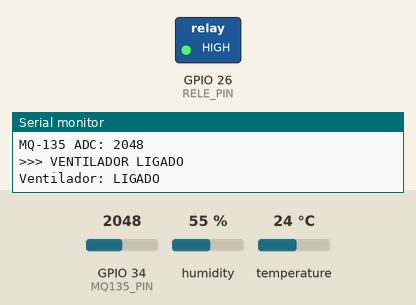
A sketch run on a simulated ESP32. On the bench: switched loads named in the sketch (green lamp = pin HIGH), the last lines printed to the serial monitor. The test bench sets the inputs (shaded band); at power-on: GPIO 34 (MQ135_PIN) = 2048, humidity 55 %, temperature 24 °C. WiFi joins after 1.5 s; servers stay silent unless stated; random numbers use the default seed unless the sketch sets one; no MQTT or app messages arrive unless stated.

Above: at 3.7 s.
3.8 s: GPIO 34 (MQ135_PIN) set to 40
6.5 s: GPIO 34 (MQ135_PIN) set to 31
At 7.3 s:
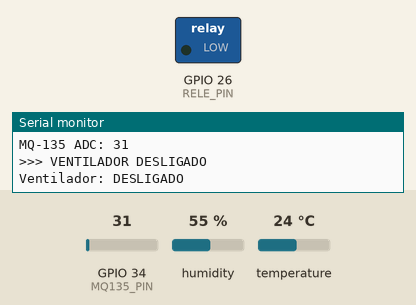
9.2 s: GPIO 34 (MQ135_PIN) set to 175
At 11.2 s:
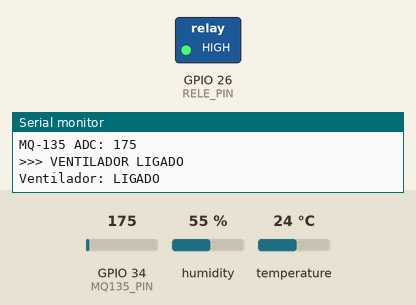
12.1 s: GPIO 34 (MQ135_PIN) set to 5
At 13.3 s:
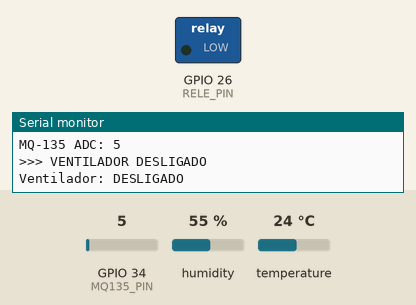
Timing chart, 0 to 15.1 s (numbered marks = the images above; inputs shaded):
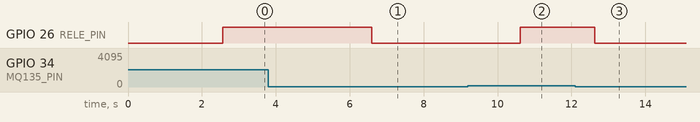

Measured:
- the behaviour switches between 36 and 35 on GPIO 34 (MQ135_PIN) (found by bisection; images 0 and 1)
- after the input at 6.5 s, GPIO 26 (RELE_PIN): HIGH → LOW after 0.09 s
- after the input at 9.2 s, GPIO 26 (RELE_PIN): LOW → HIGH after 1.4 s
- after the input at 12.1 s, GPIO 26 (RELE_PIN): HIGH → LOW after 0.53 s

The sketch:

projeto_qualidade_ar_final.ino
```cpp
#include <WiFi.h>
#include <PubSubClient.h>
#include <DHT.h>

// =====================================================
// CONFIGURAÇÃO DOS PINOS
// =====================================================

#define DHT_PIN 4
#define DHT_TYPE DHT22

#define MQ135_PIN 34
#define RELE_PIN 26

#define RELE_LIGADO HIGH
#define RELE_DESLIGADO LOW

// =====================================================
// LIMITES DO MQ-135
// =====================================================

// Histerese:
// >= 45 -> liga ventilador
// <= 35 -> desliga ventilador

const int LIMITE_LIGAR = 45;
const int LIMITE_DESLIGAR = 35;

// =====================================================
// WI-FI
// =====================================================

// Preencha com os dados da rede utilizada.
// Não publique sua senha real no GitHub.

const char* ssid = "SEU_WIFI";
const char* password = "SUA_SENHA";

// =====================================================
// MQTT
// =====================================================

const char* mqtt_server = "broker.hivemq.com";
const int mqtt_port = 1883;

const char* topic_temperatura =
  "mackenzie/iot/projeto_ar/temperatura";

const char* topic_umidade =
  "mackenzie/iot/projeto_ar/umidade";

const char* topic_mq135 =
  "mackenzie/iot/projeto_ar/mq135";

const char* topic_ventilador =
  "mackenzie/iot/projeto_ar/ventilador";

// =====================================================
// OBJETOS
// =====================================================

WiFiClient espClient;
PubSubClient client(espClient);
DHT dht(DHT_PIN, DHT_TYPE);

// Estado do ventilador
bool ventiladorLigado = false;

// =====================================================
// CONEXÃO WI-FI
// =====================================================

void conectarWiFi() {

  Serial.print("Conectando ao Wi-Fi");

  WiFi.begin(ssid, password);

  while (WiFi.status() != WL_CONNECTED) {
    delay(500);
    Serial.print(".");
  }

  Serial.println();
  Serial.println("Wi-Fi conectado.");

  Serial.print("IP: ");
  Serial.println(WiFi.localIP());
}

// =====================================================
// CONEXÃO MQTT
// =====================================================

void conectarMQTT() {

  while (!client.connected()) {

    Serial.print("Conectando ao broker MQTT...");

    String clientId = "ESP32-QualidadeAr-";
    clientId += String(random(0xffff), HEX);

    if (client.connect(clientId.c_str())) {

      Serial.println(" conectado.");

    } else {

      Serial.print(" falhou. Estado = ");
      Serial.println(client.state());

      delay(2000);
    }
  }
}

// =====================================================
// CONTROLE DO VENTILADOR
// =====================================================

void controlarVentilador(int valorMQ135) {

  // Liga quando o valor atingir ou ultrapassar 45
  if (!ventiladorLigado && valorMQ135 >= LIMITE_LIGAR) {

    digitalWrite(RELE_PIN, RELE_LIGADO);

    ventiladorLigado = true;

    Serial.println(">>> VENTILADOR LIGADO");

    client.publish(
      topic_ventilador,
      "LIGADO"
    );
  }

  // Desliga quando o valor cair para 35 ou menos
  else if (ventiladorLigado &&
           valorMQ135 <= LIMITE_DESLIGAR) {

    digitalWrite(RELE_PIN, RELE_DESLIGADO);

    ventiladorLigado = false;

    Serial.println(">>> VENTILADOR DESLIGADO");

    client.publish(
      topic_ventilador,
      "DESLIGADO"
    );
  }
}

// =====================================================
// SETUP
// =====================================================

void setup() {

  Serial.begin(115200);

  delay(1000);

  Serial.println();
  Serial.println("====================================");
  Serial.println(" SISTEMA IoT - QUALIDADE DO AR");
  Serial.println("====================================");

  pinMode(RELE_PIN, OUTPUT);

  digitalWrite(
    RELE_PIN,
    RELE_DESLIGADO
  );

  dht.begin();

  conectarWiFi();

  client.setServer(
    mqtt_server,
    mqtt_port
  );

  Serial.println();
  Serial.println("Sistema iniciado.");
}

// =====================================================
// LOOP
// =====================================================

void loop() {

  // Garante conexão Wi-Fi
  if (WiFi.status() != WL_CONNECTED) {
    conectarWiFi();
  }

  // Garante conexão MQTT
  if (!client.connected()) {
    conectarMQTT();
  }

  client.loop();

  // ---------------------------------------------------
  // LEITURA DO DHT22
  // ---------------------------------------------------

  float temperatura =
    dht.readTemperature();

  float umidade =
    dht.readHumidity();

  // ---------------------------------------------------
  // LEITURA DO MQ-135
  // ---------------------------------------------------

  int valorMQ135 =
    analogRead(MQ135_PIN);

  // ---------------------------------------------------
  // SERIAL MONITOR
  // ---------------------------------------------------

  Serial.println();
  Serial.println("-------------------------------");

  if (!isnan(temperatura) &&
      !isnan(umidade)) {

    Serial.print("Temperatura: ");
    Serial.print(temperatura);
    Serial.println(" °C");

    Serial.print("Umidade: ");
    Serial.print(umidade);
    Serial.println(" %");

  } else {

    Serial.println(
      "Falha na leitura do DHT22."
    );
  }

  Serial.print("MQ-135 ADC: ");
  Serial.println(valorMQ135);

  // ---------------------------------------------------
  // CONTROLE AUTOMÁTICO
  // ---------------------------------------------------

  controlarVentilador(
    valorMQ135
  );

  Serial.print("Ventilador: ");

  if (ventiladorLigado) {
    Serial.println("LIGADO");
  } else {
    Serial.println("DESLIGADO");
  }

  // ---------------------------------------------------
  // PUBLICAÇÃO MQTT
  // ---------------------------------------------------

  char mensagem[20];

  if (!isnan(temperatura)) {

    dtostrf(
      temperatura,
      1,
      2,
      mensagem
    );

    client.publish(
      topic_temperatura,
      mensagem
    );
  }

  if (!isnan(umidade)) {

    dtostrf(
      umidade,
      1,
      2,
      mensagem
    );

    client.publish(
      topic_umidade,
      mensagem
    );
  }

  snprintf(
    mensagem,
    sizeof(mensagem),
    "%d",
    valorMQ135
  );

  client.publish(
    topic_mq135,
    mensagem
  );

  if (ventiladorLigado) {

    client.publish(
      topic_ventilador,
      "LIGADO"
    );

  } else {

    client.publish(
      topic_ventilador,
      "DESLIGADO"
    );
  }

  delay(2000);
}
```
